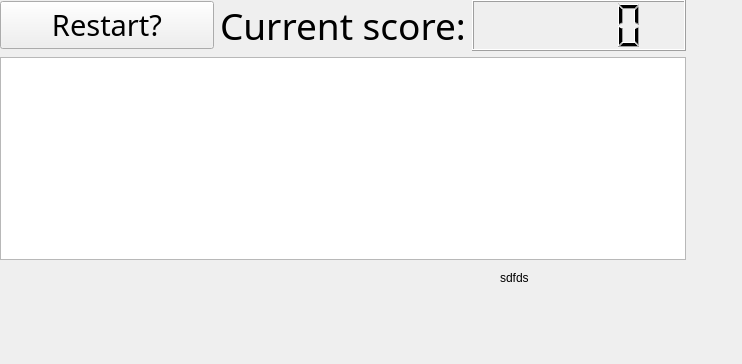
<?xml version="1.0" encoding="UTF-8"?>
<ui version="4.0">
 <class>Widget</class>
 <widget class="QWidget" name="Widget">
  <property name="geometry">
   <rect>
    <x>0</x>
    <y>0</y>
    <width>742</width>
    <height>364</height>
   </rect>
  </property>
  <property name="sizePolicy">
   <sizepolicy hsizetype="Preferred" vsizetype="Preferred">
    <horstretch>0</horstretch>
    <verstretch>0</verstretch>
   </sizepolicy>
  </property>
  <property name="windowTitle">
   <string>Widget</string>
  </property>
  <widget class="QLabel" name="ballLabel">
   <property name="geometry">
    <rect>
     <x>500</x>
     <y>270</y>
     <width>56</width>
     <height>16</height>
    </rect>
   </property>
   <property name="sizePolicy">
    <sizepolicy hsizetype="Fixed" vsizetype="Fixed">
     <horstretch>0</horstretch>
     <verstretch>0</verstretch>
    </sizepolicy>
   </property>
   <property name="autoFillBackground">
    <bool>false</bool>
   </property>
   <property name="text">
    <string>sdfds</string>
   </property>
   <property name="scaledContents">
    <bool>false</bool>
   </property>
  </widget>
  <widget class="QWidget" name="verticalLayoutWidget">
   <property name="geometry">
    <rect>
     <x>0</x>
     <y>0</y>
     <width>686</width>
     <height>260</height>
    </rect>
   </property>
   <layout class="QVBoxLayout" name="verticalLayout">
    <item>
     <layout class="QHBoxLayout" name="horizontalLayout">
      <item>
       <widget class="QPushButton" name="pushButton">
        <property name="enabled">
         <bool>true</bool>
        </property>
        <property name="sizePolicy">
         <sizepolicy hsizetype="Preferred" vsizetype="Maximum">
          <horstretch>0</horstretch>
          <verstretch>0</verstretch>
         </sizepolicy>
        </property>
        <property name="font">
         <font>
          <family>Old English Text MT</family>
          <pointsize>22</pointsize>
         </font>
        </property>
        <property name="text">
         <string>Restart?</string>
        </property>
        <property name="flat">
         <bool>false</bool>
        </property>
       </widget>
      </item>
      <item>
       <widget class="QLabel" name="label">
        <property name="sizePolicy">
         <sizepolicy hsizetype="Preferred" vsizetype="Minimum">
          <horstretch>0</horstretch>
          <verstretch>0</verstretch>
         </sizepolicy>
        </property>
        <property name="font">
         <font>
          <family>Old English Text MT</family>
          <pointsize>28</pointsize>
         </font>
        </property>
        <property name="text">
         <string>Current score:</string>
        </property>
        <property name="alignment">
         <set>Qt::AlignLeading|Qt::AlignLeft|Qt::AlignTop</set>
        </property>
       </widget>
      </item>
      <item>
       <widget class="QLCDNumber" name="lcdNumber">
        <property name="sizePolicy">
         <sizepolicy hsizetype="Preferred" vsizetype="Preferred">
          <horstretch>0</horstretch>
          <verstretch>0</verstretch>
         </sizepolicy>
        </property>
       </widget>
      </item>
     </layout>
    </item>
    <item>
     <widget class="QGraphicsView" name="graphicsView">
      <property name="sizePolicy">
       <sizepolicy hsizetype="MinimumExpanding" vsizetype="MinimumExpanding">
        <horstretch>0</horstretch>
        <verstretch>0</verstretch>
       </sizepolicy>
      </property>
      <property name="alignment">
       <set>Qt::AlignLeading|Qt::AlignLeft|Qt::AlignTop</set>
      </property>
     </widget>
    </item>
   </layout>
  </widget>
 </widget>
 <resources/>
 <connections/>
</ui>
